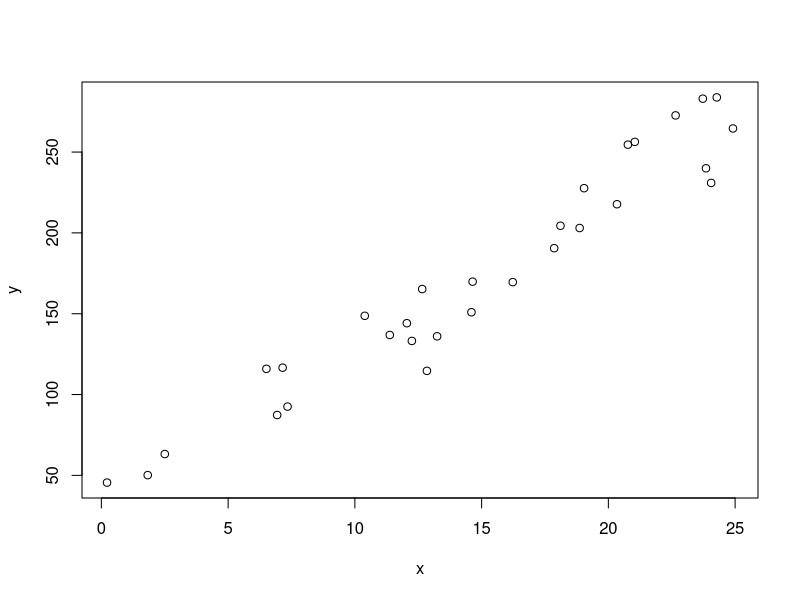
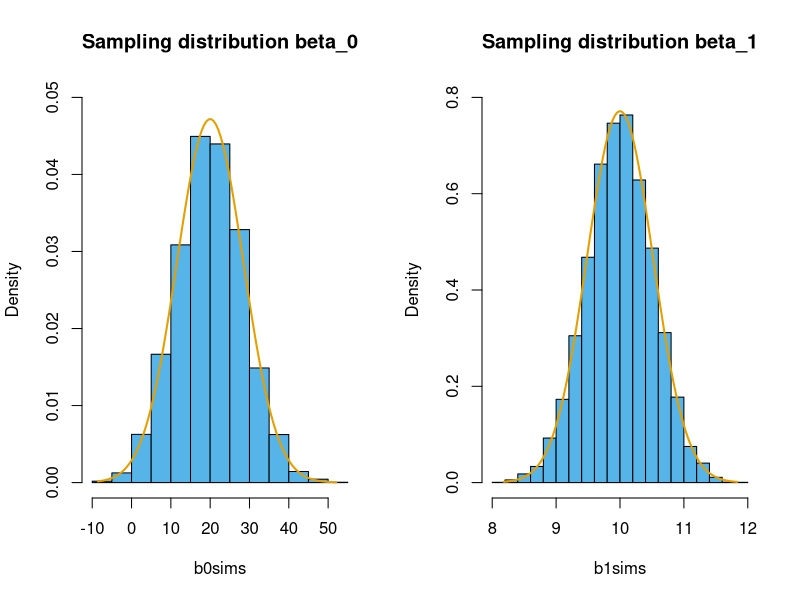
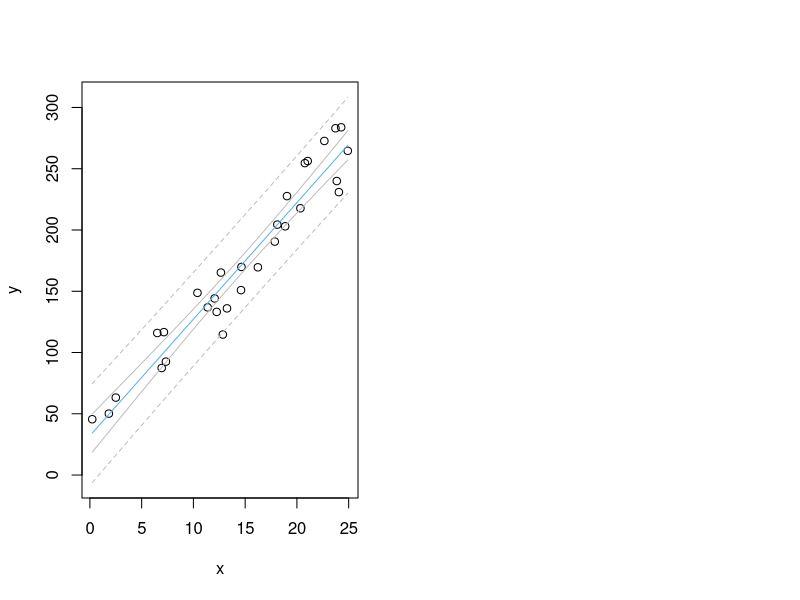

These charts were generated, in order, by the following R code:
## ---- chunk 1
set.seed(4.6) #make example reproducible
n <- 30  #size of dataset
b0 <- 20 #true y intercept
b1 <- 10 #true slope
s <- 20  #true standard deviation of the errors
x <- runif(n,min=0,max=25) #nb while we have used runif, x is not a random variable
y <- b0 + b1 * x + rnorm(n,sd=s) #random sample of y from the population
## ---- chunk 2
plot(x,y)
## ---- chunk 3
fit <- lm(y ~ x)
summary(fit)
## ---- chunk 4
sf <- summary(fit)
str(sf)
## ---- chunk 5
sf$coefficients
## ---- chunk 6
# Simulation of sampling distribution for estimated beta_0 and beta_1
# About 1 minute

# Imagine a large population of Normal errors, which will be
# the true population in our simulation.
pop_e <- rnorm(1e6,mean=0,sd=s)
# (pop_e has mean = 0.00 and sd = 20.0)

# Sample from this population and estimate parameters many times
reps <- 10000 #Large enough (set larger for even better precision)
b0sims <- rep(NA,reps) #to store sim results
b1sims <- rep(NA,reps)
for ( i in 1:reps ) {
    errs <- sample(pop_e,30)     #sample from population of errors
    ysim <- b0 + b1*x + errs     #simulate data for y
    fitsim <- lm(ysim ~ x)       #fit linear model
    b0sims[i] <- coef(fitsim)[1] #estimated beta_0
    b1sims[i] <- coef(fitsim)[2] #estimated beta_1
}

# Plot simulated sampling distributions and compare to theory
par(mfrow=c(1,2))

# Simulated sampling distribution for beta_0
hist(b0sims,freq=FALSE,ylim=c(0,0.05),col="#56B4E9",main="Sampling distribution beta_0")

# Theoretical sampling distribution for beta_0
varpx <- mean((x-mean(x))^2) #population variance of x
k0 <- sqrt( 1 + mean(x)^2 / varpx )
s0 <- k0 * s/sqrt(n)
yy <- seq(min(b0sims),max(b0sims),length.out=100)
lines(yy,dnorm(yy,mean=b0,sd=s0),lwd=2,col="#E69F00")

# Simulated sampling distribution for beta_1
hist(b1sims,freq=FALSE,ylim=c(0,0.8),col="#56B4E9",main="Sampling distribution beta_1")

# Theoretical sampling distribution for beta_1
k1 <- 1 / sqrt( varpx )
s1 <- k1 * s/sqrt(n)
yy <- seq(min(b1sims),max(b1sims),length.out=100)
lines(yy,dnorm(yy,mean=b1,sd=s1),lwd=2,col="#E69F00")
## ---- chunk 7
sigma_e <- sf$sigma #\hat{\sigma}_e
print(sigma_e)
k0 * sigma_e/sqrt(n) #\hat{sigma}_0
k1 * sigma_e/sqrt(n) #\hat{sigma}_1
## ---- chunk 8
sf$coefficients
## ---- chunk 9
32.096061/7.690906
## ---- chunk 10
1-pt(4.173248,28) #as large or larger in positive direction
pt(-4.173248,28)  #"as large or larger" in negative direction (as small or smaller than -t)
1-pt(4.173248,28) + pt(-4.173248,28) #two-tailed p-value
2 * (1-pt(4.173248,28)) #Equivalent to twice one of the tails since symmetric
## ---- chunk 11
confint(fit)
## ---- chunk 12
lo <- sf$coefficients[,"Estimate"] + qt(p=0.025,df=28) * sf$coefficients[,"Std. Error"]
up <- sf$coefficients[,"Estimate"] + qt(p=0.975,df=28) * sf$coefficients[,"Std. Error"]
cbind(lo,up)
## ---- chunk 13
lo <- sf$coefficients[,"Estimate"] - 2 * sf$coefficients[,"Std. Error"] 
up <- sf$coefficients[,"Estimate"] + 2 * sf$coefficients[,"Std. Error"]
cbind(lo,up)
## ---- chunk 14
anova(fit)
## ---- chunk 15
totssq <- sum( (  y - mean(y) )^2 )
totssq
## ---- chunk 16
residuals(fit)
## ---- chunk 17
rssq <- sum(residuals(fit)^2)
rssq
## ---- chunk 18
xssq <- totssq - rssq
xssq
## ---- chunk 19
rms <- rssq / 28
rms
## ---- chunk 20
sqrt(rms)
## ---- chunk 21
xms <- xssq / 1 #mean square of x is xssq / df, where df for x = 1
F <- xms / rms  #read this as "x mean square divided by residual mean square""
F
## ---- chunk 22
1 - pf(F,df1=1,df2=28)
## ---- chunk 23
newd <- data.frame(x=10)
newd
## ---- chunk 24
predict(fit, newd, interval = "confidence")
## ---- chunk 25
predict(fit, newd, interval = "prediction")
## ---- chunk 26
newd <- data.frame(x = seq(min(x), max(x), length.out=100))
pred_w_ci <- cbind(newd,predict(fit, newd, interval = "confidence"))
pred_w_pi <- cbind(newd,predict(fit, newd, interval = "prediction"))
## ---- chunk 27
# y limits for plots
ylwr <- min(pred_w_pi[,c("fit","lwr","upr")])
yupr <- max(pred_w_pi[,c("fit","lwr","upr")])

# Plot
plot(y ~ x,ylim=c(ylwr,yupr))
lines(pred_w_ci[c(1,nrow(pred_w_ci)),c("x","fit")],col="#56B4E9")
lines(pred_w_ci[,c("x","lwr")],col="grey")
lines(pred_w_ci[,c("x","upr")],col="grey")
lines(pred_w_pi[,c("x","lwr")],col="grey",lty=2)
lines(pred_w_pi[,c("x","upr")],col="grey",lty=2)
